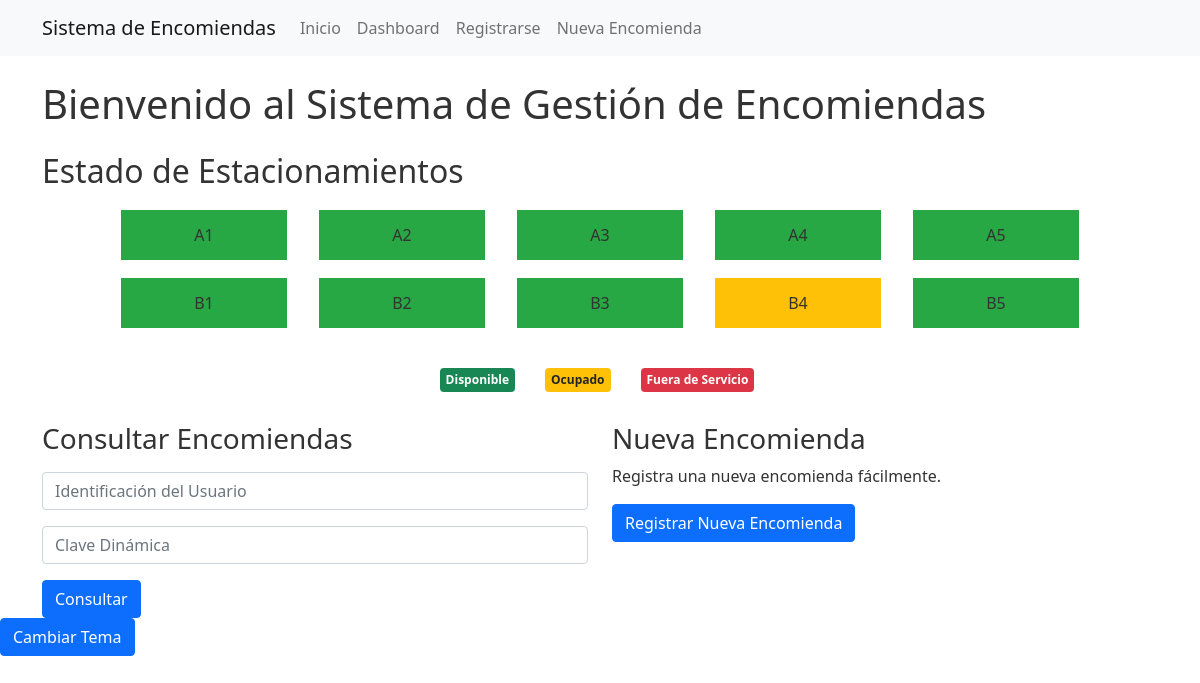
Before: / with the older database file.
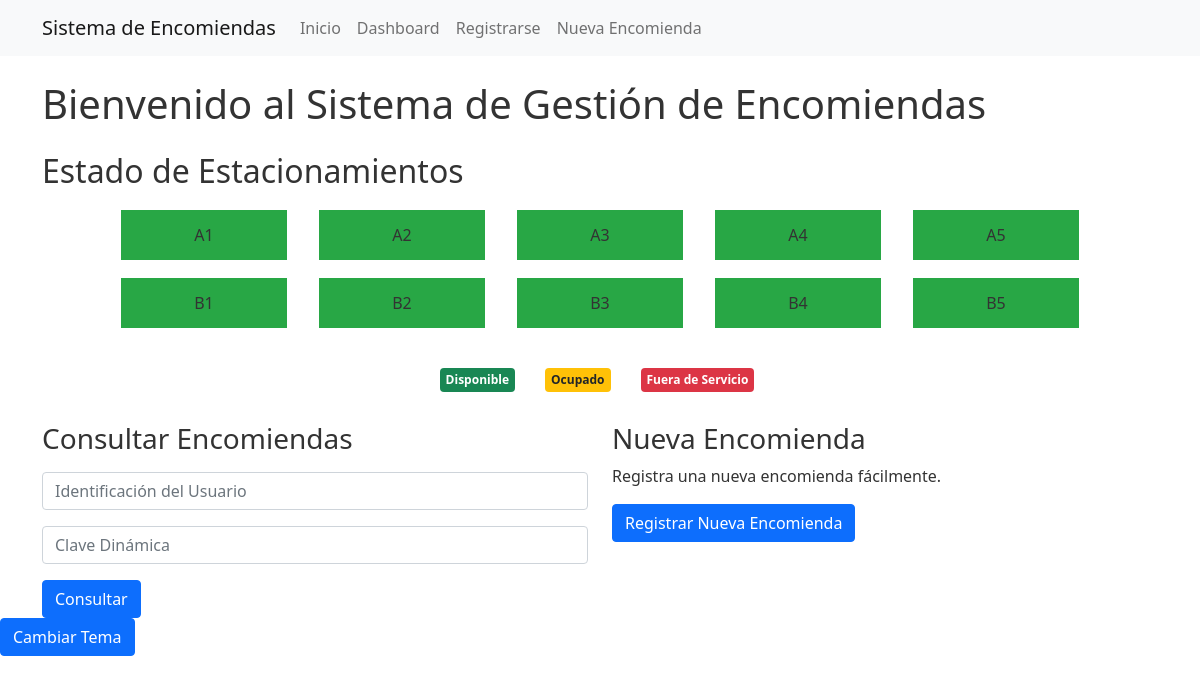
After: the same page with the newer database file.
### tables this page shows
CREATE TABLE garajes (
    id TEXT PRIMARY KEY,
    estado TEXT NOT NULL
);

### app.py (the view)
@app.route('/')
def index():
    try:
        conn = get_db_connection()
        estacionamientos = conn.execute('SELECT * FROM garajes').fetchall()
        conn.close()
        return render_template('index.html', estacionamientos=estacionamientos)
    except sqlite3.Error as e:
        app.logger.error(f"Error al consultar la tabla garajes: {e}")
        return "Error al acceder a la base de datos", 500

### app.py (called while the page is built)
def get_db_connection():
    try:
        conn = sqlite3.connect('database.db')
        conn.row_factory = sqlite3.Row
        return conn
    except sqlite3.Error as e:
        app.logger.error(f"Error al conectar con la base de datos: {e}")
        raise

### templates/index.html (shortened to what this page needs)
{% extends "base.html" %}
{% block content %}
<h1 class="mt-3 mb-4">Bienvenido al Sistema de Gestión de Encomiendas</h1>
<h2 class="mb-3">Estado de Estacionamientos</h2>
<div id="estacionamientos" class="row justify-content-center mb-4">
    {% for estacionamiento in estacionamientos %}
    <div class="col-2 m-1">
        <div class="estacionamiento {{ estacionamiento.estado }}">
            {{ estacionamiento.id }}
        </div>
    </div>
    {% endfor %}
</div>
<div class="row justify-content-center mb-4">
    <div class="col-auto">
        <span class="badge bg-success">Disponible</span>
    </div>
    <div class="col-auto">
        <span class="badge bg-warning text-dark">Ocupado</span>
    </div>
    <div class="col-auto">
        <span class="badge bg-danger">Fuera de Servicio</span>
    </div>
</div>
<div class="row mt-4">
    <div class="col-md-6">
        <h3>Consultar Encomiendas</h3>
        <form id="consultaForm" class="mt-3">
            <div class="mb-3">
                <input type="text" class="form-control" name="identificacion" placeholder="Identificación del Usuario" required>
            </div>
            <div class="mb-3">
                <input type="text" class="form-control" name="clave_dinamica" placeholder="Clave Dinámica" required>
            </div>
            <button type="submit" class="btn btn-primary">Consultar</button>
        </form>
    </div>
    <div class="col-md-6">
        <h3>Nueva Encomienda</h3>
        <p>Registra una nueva encomienda fácilmente.</p>
        <a href="{{ url_for('encomienda') }}" class="btn btn-primary">Registrar Nueva Encomienda</a>
    </div>
</div>
{% endblock %}

### templates/base.html (shortened to what this page needs)
<!DOCTYPE html>
<html lang="es">
<head>
    <link href="https://cdn.jsdelivr.net/npm/bootstrap@5.1.3/dist/css/bootstrap.min.css" rel="stylesheet">
    <link rel="stylesheet" href="{{ url_for('static', filename='css/custom.css') }}">
</head>
<body>
    <nav class="navbar navbar-expand-lg navbar-light bg-light">
        <div class="container">
            <a class="navbar-brand" href="{{ url_for('index') }}">Sistema de Encomiendas</a>
            <div class="collapse navbar-collapse" id="navbarNav">
                <ul class="navbar-nav">
                    <li class="nav-item">
                        <a class="nav-link" href="{{ url_for('index') }}">Inicio</a>
                    </li>
                    <li class="nav-item">
                        <a class="nav-link" href="{{ url_for('dashboard') }}">Dashboard</a>
                    </li>
                    <li class="nav-item">
                        <a class="nav-link" href="{{ url_for('register') }}">Registrarse</a>
                    </li>
                    <li class="nav-item">
                        <a class="nav-link" href="{{ url_for('encomienda') }}">Nueva Encomienda</a>
                    </li>
                </ul>
            </div>
        </div>
    </nav>
    <div class="container mt-4">
        {% block content %}{% endblock %}
    </div>
    <button onclick="toggleTheme()" class="btn btn-primary theme-toggle">Cambiar Tema</button>
</body>
</html>

### static/css/custom.css (style rules this page uses)
:root { --primary-color: #007bff; --secondary-color: #6c757d; --background-color: #ffffff; --text-color: #333333; --estacionamiento-disponible: #28a745; --estacionamiento-ocupado: #ffc107; --estacionamiento-fuera-servicio: #dc3545; }
body { background-color: var(--background-color); color: var(--text-color); transition: background-color 0.3s, color 0.3s; }
h1, h2, h3, h4, h5, h6 { color: var(--text-color); }
.estacionamiento { width: 100%; height: 50px; color: var(--text-color); display: flex; align-items: center; justify-content: center; margin-bottom: 10px; }
.disponible { background-color: var(--estacionamiento-disponible); }
.badge { display: inline-block; padding: 0.5em; margin-right: 0.5em; margin-bottom: 0.5em; }

Changed rows visible on the page:
changed garajes "B4": estado "ocupado" → "disponible" (drawn)
